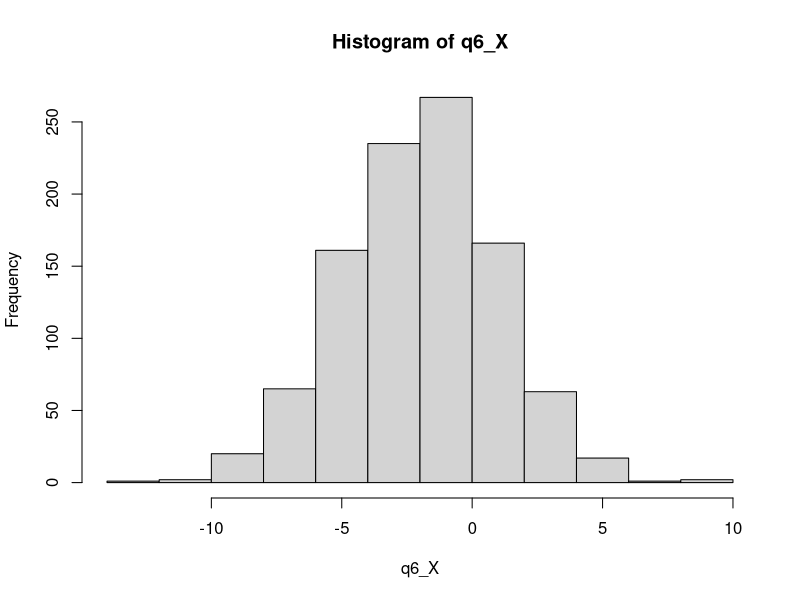
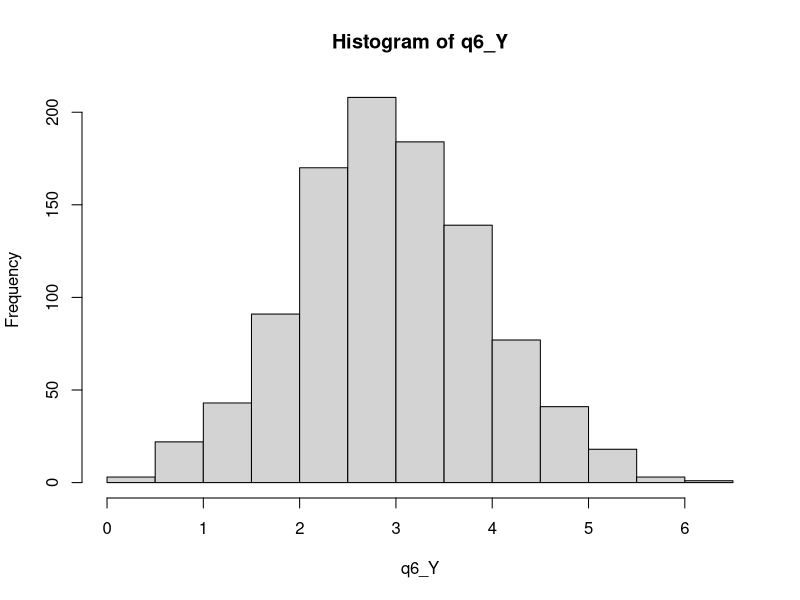
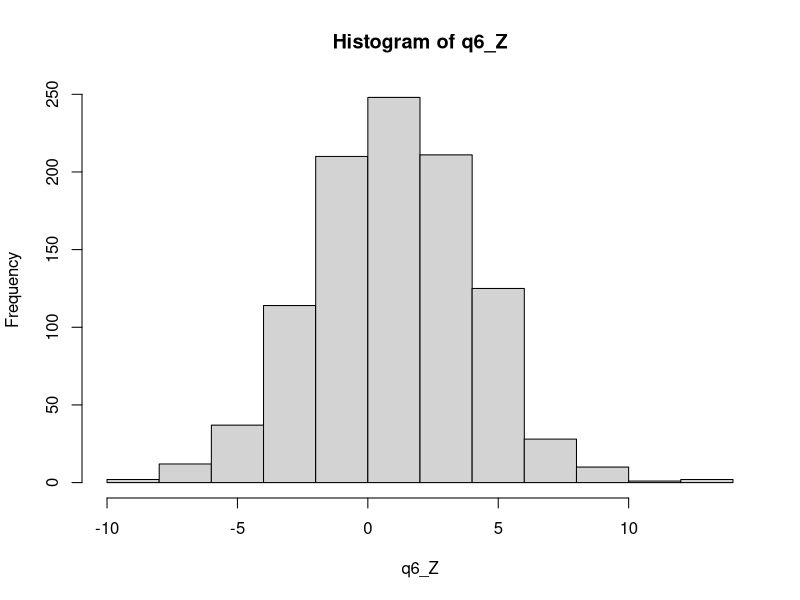

Write R code to recreate these figures, in order.
####################################################################
#### Setup
####################################################################
## Install and load libraries
# ipak function taken from: https://gist.github.com/stevenworthington/3178163
ipak <- function(pkg) {
  new.pkg <- pkg[!(pkg %in% installed.packages()[, "Package"])]
  if (length(new.pkg)) 
    install.packages(new.pkg, dependencies = TRUE)
  sapply(pkg, require, character.only = TRUE)
}

packages <- c("ggplot2", "reshape2", "gridExtra", "TSA", "astsa", "orcutt", 
              "nlme", "fGarch", "vars")
ipak(packages)

# Set up variables for first few questions
treatmentsSorted = c(rep("none",5), rep("low", 5), rep("medium", 5), rep("high", 5))
units = 1:length(treatmentsSorted)


####################################################################
#### Problem 1
####################################################################
sample1 = sample(treatmentsSorted)
experiment1 = data.frame(units, sample1)

####################################################################
#### Problem 2
####################################################################
sample2 = sample(treatmentsSorted)
experiment2 = data.frame(units, sample2)

####################################################################
#### Problem 3
####################################################################
q3treats = c(rep("r1", 3), rep("r2", 5), rep("r3", 5))
q3units = 1:length(q3treats)
q3sample = sample(q3treats)
q3experiment = data.frame(q3units, q3sample)

# Question 4
# The first correlation was the lighthearted correlation of:
# US spending on science, space and technology
# Suicides by hanging, strangulation and suffocation
# 
# One factor that could increase suicide rates would be the amount of automation
# implemented by advances in technology, which drives people out of jobs. These
# forms of suicide are also fairly cheap to accomplish and the loss of income
# could push people who are already struggling in life over their breaking point.

# Question 5
# a) W ~ N(2-3+0, 6+2+1) => W ~ N(-1, 9)
# b) Q = 2Y = Y + Y ~ N(-3-3, 2+2) => Q ~ N(-6, 4)
# c) P = -2X + 4; 4 ~ N(4,0); P ~ N(-2-2+4, 6+6,0) => P ~ N(0, 12)
# d) Any real values of a and b could be used. For example: a = 5, b = 1: M ~ N(5+1*2, 6) => M ~ N(7, 6)

####################################################################
#### Problem 6
####################################################################
## Part A
q6_X = rnorm(1000, mean = -2, sd = 3)
hist(q6_X)

## Part B
q6_Y = rnorm(1000, mean = 3, sd = 1)
hist(q6_Y)

## Part C
q6_Z = q6_X + q6_Y
hist(q6_Z)

## Part D
# Yes, although the distribution is a linear combination of the two independent
# distributions, the samples from Z are not dependent on samples from X or Y.
# P(Z|A,B) = P(Z)

## Part E
# Z ~ N(1, 4)
mean(q6_Z)
sd(q6_Z)







####################################################################
#### Problem 1
####################################################################

## Part A
